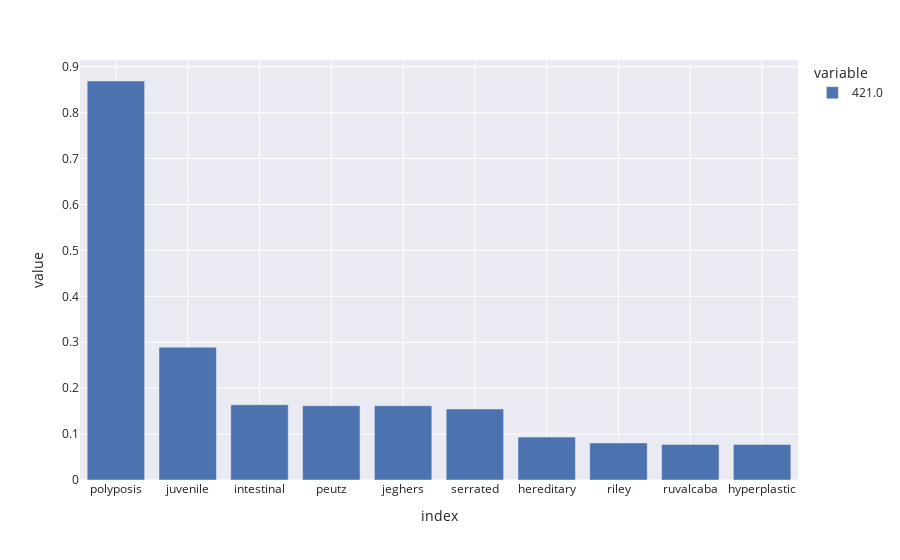
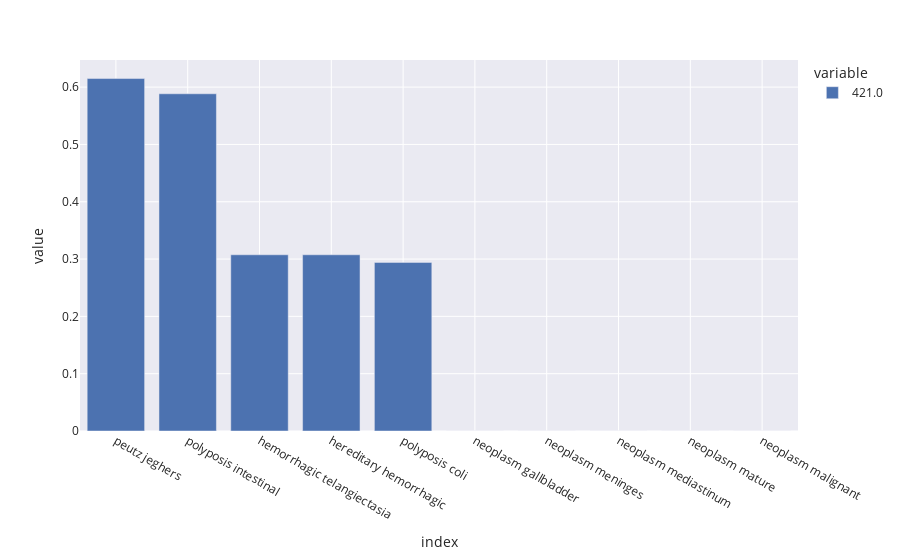
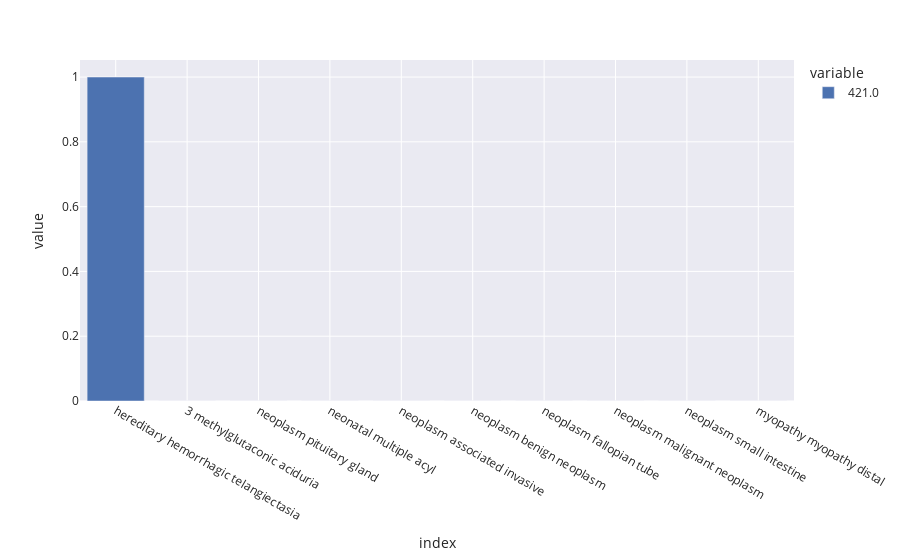

Notebook code cell kept with these figures, in order:
### Code cell
fig1 = px.bar(tfidf_infomap.loc[ejemplo].sort_values(ascending=False)[0:10])
fig1.show()

fig2 = px.bar(tfidf_infomap_bigrams.loc[ejemplo].sort_values(ascending=False)[0:10])
fig2.show()

fig3 = px.bar(tfidf_infomap_trigrams.loc[ejemplo].sort_values(ascending=False)[0:10])
fig3.show()

### Figure 1 — Plotly figure (JSON) as saved in the notebook; plotly's stock layout.template omitted (floating-point values rounded to 4 significant figures)
{"data": [{"alignmentgroup": "True", "hovertemplate": "variable=421.0<br>index=%{x}<br>value=%{y}<extra></extra>", "legendgroup": "421.0", "marker": {"color": "rgb(76,114,176)", "pattern": {"shape": ""}}, "name": "421.0", "offsetgroup": "421.0", "orientation": "v", "showlegend": true, "textposition": "auto", "type": "bar", "x": ["polyposis", "juvenile", "intestinal", "peutz", "jeghers", "serrated", "hereditary", "riley", "ruvalcaba", "hyperplastic"], "xaxis": "x", "y": [0.869, 0.289, 0.1639, 0.1617, 0.1617, 0.1547, 0.09338, 0.08083, 0.07733, 0.07733], "yaxis": "y"}], "layout": {"barmode": "relative", "legend": {"title": {"text": "variable"}, "tracegroupgap": 0}, "margin": {"t": 60}, "xaxis": {"anchor": "y", "domain": [0, 1], "title": {"text": "index"}}, "yaxis": {"anchor": "x", "domain": [0, 1], "title": {"text": "value"}}}}

### Figure 2 — Plotly figure (JSON) as saved in the notebook; plotly's stock layout.template omitted (floating-point values rounded to 4 significant figures)
{"data": [{"alignmentgroup": "True", "hovertemplate": "variable=421.0<br>index=%{x}<br>value=%{y}<extra></extra>", "legendgroup": "421.0", "marker": {"color": "rgb(76,114,176)", "pattern": {"shape": ""}}, "name": "421.0", "offsetgroup": "421.0", "orientation": "v", "showlegend": true, "textposition": "auto", "type": "bar", "x": ["peutz jeghers", "polyposis intestinal", "hemorrhagic telangiectasia", "hereditary hemorrhagic", "polyposis coli", "neoplasm gallbladder", "neoplasm meninges", "neoplasm mediastinum", "neoplasm mature", "neoplasm malignant"], "xaxis": "x", "y": [0.6149, 0.5884, 0.3075, 0.3075, 0.2942, 0, 0, 0, 0, 0], "yaxis": "y"}], "layout": {"barmode": "relative", "legend": {"title": {"text": "variable"}, "tracegroupgap": 0}, "margin": {"t": 60}, "xaxis": {"anchor": "y", "domain": [0, 1], "title": {"text": "index"}}, "yaxis": {"anchor": "x", "domain": [0, 1], "title": {"text": "value"}}}}

### Figure 3 — Plotly figure (JSON) as saved in the notebook; plotly's stock layout.template omitted (floating-point values rounded to 4 significant figures)
{"data": [{"alignmentgroup": "True", "hovertemplate": "variable=421.0<br>index=%{x}<br>value=%{y}<extra></extra>", "legendgroup": "421.0", "marker": {"color": "rgb(76,114,176)", "pattern": {"shape": ""}}, "name": "421.0", "offsetgroup": "421.0", "orientation": "v", "showlegend": true, "textposition": "auto", "type": "bar", "x": ["hereditary hemorrhagic telangiectasia", "3 methylglutaconic aciduria", "neoplasm pituitary gland", "neonatal multiple acyl", "neoplasm associated invasive", "neoplasm benign neoplasm", "neoplasm fallopian tube", "neoplasm malignant neoplasm", "neoplasm small intestine", "myopathy myopathy distal"], "xaxis": "x", "y": [1, 0, 0, 0, 0, 0, 0, 0, 0, 0], "yaxis": "y"}], "layout": {"barmode": "relative", "legend": {"title": {"text": "variable"}, "tracegroupgap": 0}, "margin": {"t": 60}, "xaxis": {"anchor": "y", "domain": [0, 1], "title": {"text": "index"}}, "yaxis": {"anchor": "x", "domain": [0, 1], "title": {"text": "value"}}}}
